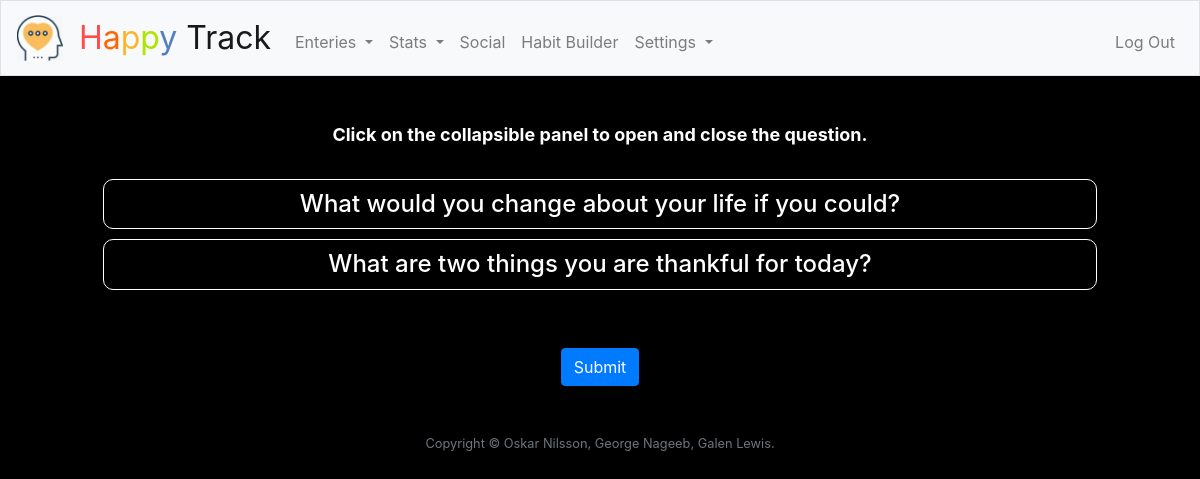
/questions (signed in), run on the app's committed database.
### tables this page shows
CREATE TABLE questions(question_id INTEGER NOT NULL, question TEXT NOT NULL, PRIMARY KEY(question_id));

### application.py (the view)
@app.route("/questions", methods=["GET", "POST"])
@login_required
def questions():
    id = request.args.get("id")
    print("ENTRY ID - QUESTIONS:",id)
    if request.method == "POST":
        answer1 = request.form.get("a1")
        answer2 = request.form.get("a2")
        entry = request.form["submit-questions"]
        db.execute("UPDATE user_scores SET answer1=? , answer2 = ? WHERE entry_id = ?;",answer1, answer2,entry)
        return redirect("/sleep")
    else:
        length = len(db.execute("SELECT * from questions;"))
        rand1 = random.randint(1,length)
        rand2 = random.randint(1,length)
        while( rand1 == rand2 ):
            rand2 = random.randint(1,length)
        q1 = db.execute("SELECT question from questions where question_id=?;",rand1)[0]["question"]
        q2 = db.execute("SELECT question from questions where question_id=?;",rand2)[0]["question"]
        print(q1,"\n",q2)
        return render_template("questions.html",q1=q1,q2=q2,entryID=id)

### application.py (called while the page is built)
@app.after_request
def after_request(response):
    response.headers["Cache-Control"] = "no-cache, no-store, must-revalidate"
    response.headers["Expires"] = 0
    response.headers["Pragma"] = "no-cache"
    return response

### helpers.py (called while the page is built)
def login_required(f):
    @wraps(f)
    def decorated_function(*args, **kwargs):
        if session.get("user_id") is None:
            return redirect("/login")
        return f(*args, **kwargs)
    return decorated_function

### templates/questions.html (shortened to what this page needs)
{% extends "layout.html" %}
{% block main %}
<head>
</head>
<form action="/questions" method="POST">
<div class="container">
  <h1>Click on the collapsible panel to open and close the question.</h1>
  <hr />
  <div class="panel-group">
    <div class="panel panel-default">
      <div class="panel-heading">
        <h4 class="panel-title">
          <a data-toggle="collapse" href="#collapse1"><label for="q1" style="color: white; border-radius:10px;">{{ q1 }}</label></a>
        </h4>
      </div>
    </div>
  </div>
</div>
<div class="container">
  <div class="panel-group">
    <div class="panel panel-default">
      <div class="panel-heading">
        <h4 class="panel-title">
          <a data-toggle="collapse" href="#collapse2"><label for="q2" style="color: white; border-radius:10px;">{{ q2 }}</label></a>
        </h4>
      </div>
    </div>
  </div>
</div>
  <br><br>
    <button class="btn btn-primary" type="Submit" name="submit-questions" value="{{ entryID }}">Submit</button>
</form>
{% endblock %}

### static/styles.css (style rules this page uses)
body { background-color: black; }
h1 { color: white; font-size: large; font-weight: bold; }
label { border: 1px solid #fff; padding: 10px; display: block; position: relative; margin: 10px; cursor: pointer; -webkit-touch-callout: none; -webkit-user-select: none; -khtml-user-select: none; -moz-user-select: none; -ms-user-select: none; user-select: none; }
label::before { background-color: white; color: white; content: " "; display: block; border-radius: 50%; border: 1px solid grey; position: absolute; top: -5px; left: -5px; width: 25px; height: 25px; text-align: center; line-height: 28px; transition-duration: 0.4s; transform: scale(0); }
hr { color:gray; font-size:10px; }

### data on the page
questions: question "What would you change about your life if you could?"
questions: question "What are two things you are thankful for today?"
